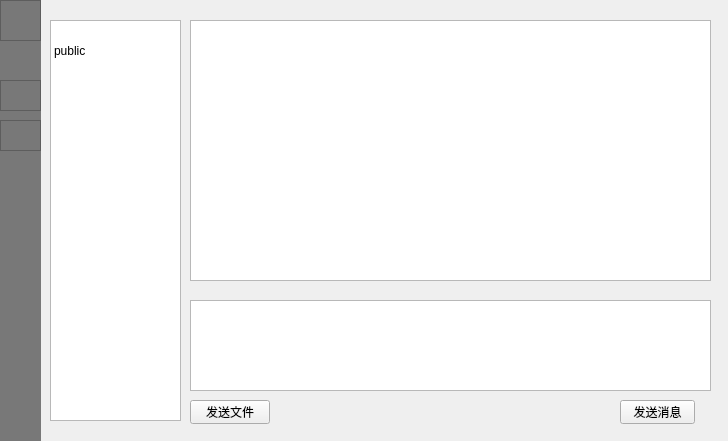
<?xml version="1.0" encoding="UTF-8"?>
<ui version="4.0">
 <class>ChatWindow</class>
 <widget class="QWidget" name="ChatWindow">
  <property name="geometry">
   <rect>
    <x>0</x>
    <y>0</y>
    <width>728</width>
    <height>441</height>
   </rect>
  </property>
  <property name="windowTitle">
   <string>Form</string>
  </property>
  <property name="windowIcon">
   <iconset resource="Resource.qrc">
    <normaloff>:/image/iron.png</normaloff>:/image/iron.png</iconset>
  </property>
  <widget class="QTextBrowser" name="textBrowser">
   <property name="geometry">
    <rect>
     <x>190</x>
     <y>20</y>
     <width>521</width>
     <height>261</height>
    </rect>
   </property>
  </widget>
  <widget class="QTextEdit" name="sendEdit">
   <property name="geometry">
    <rect>
     <x>190</x>
     <y>300</y>
     <width>521</width>
     <height>91</height>
    </rect>
   </property>
  </widget>
  <widget class="QPushButton" name="sendmsgbut">
   <property name="geometry">
    <rect>
     <x>620</x>
     <y>400</y>
     <width>75</width>
     <height>24</height>
    </rect>
   </property>
   <property name="text">
    <string>发送消息</string>
   </property>
  </widget>
  <widget class="QListWidget" name="listWidget">
   <property name="geometry">
    <rect>
     <x>50</x>
     <y>20</y>
     <width>131</width>
     <height>401</height>
    </rect>
   </property>
   <property name="styleSheet">
    <string notr="true">QListView::item {
    height: 60px;
}
QListView {
	font: 25 9pt &quot;Microsoft YaHei&quot;;
}
QListView::item:hover {
	background-color: transparent;
	padding: 10px;
	border-left: 3px solid rgb(130, 130, 130);
}
QListView::item:selected {
	background-color: rgb(130, 130, 230);
	color: black;
	padding: 10px;
	border-left: 3px solid black;
}</string>
   </property>
   <item>
    <property name="text">
     <string>public</string>
    </property>
   </item>
  </widget>
  <widget class="QPushButton" name="sendfile">
   <property name="geometry">
    <rect>
     <x>190</x>
     <y>400</y>
     <width>80</width>
     <height>24</height>
    </rect>
   </property>
   <property name="text">
    <string>发送文件</string>
   </property>
  </widget>
  <widget class="QWidget" name="ctrl" native="true">
   <property name="geometry">
    <rect>
     <x>0</x>
     <y>0</y>
     <width>41</width>
     <height>441</height>
    </rect>
   </property>
   <property name="styleSheet">
    <string notr="true">background-color: rgb(120, 120, 120);</string>
   </property>
   <widget class="QFrame" name="frame">
    <property name="geometry">
     <rect>
      <x>0</x>
      <y>0</y>
      <width>41</width>
      <height>41</height>
     </rect>
    </property>
    <property name="styleSheet">
     <string notr="true">image: url(:/image/head.png);</string>
    </property>
    <property name="frameShape">
     <enum>QFrame::StyledPanel</enum>
    </property>
    <property name="frameShadow">
     <enum>QFrame::Raised</enum>
    </property>
   </widget>
   <widget class="QFrame" name="frame_2">
    <property name="geometry">
     <rect>
      <x>0</x>
      <y>80</y>
      <width>41</width>
      <height>31</height>
     </rect>
    </property>
    <property name="styleSheet">
     <string notr="true">image: url(:/image/chat.png);</string>
    </property>
    <property name="frameShape">
     <enum>QFrame::StyledPanel</enum>
    </property>
    <property name="frameShadow">
     <enum>QFrame::Raised</enum>
    </property>
   </widget>
   <widget class="QFrame" name="frame_3">
    <property name="geometry">
     <rect>
      <x>0</x>
      <y>120</y>
      <width>41</width>
      <height>31</height>
     </rect>
    </property>
    <property name="styleSheet">
     <string notr="true">image: url(:/image/file.png);</string>
    </property>
    <property name="frameShape">
     <enum>QFrame::StyledPanel</enum>
    </property>
    <property name="frameShadow">
     <enum>QFrame::Raised</enum>
    </property>
   </widget>
  </widget>
 </widget>
 <resources>
  <include location="Resource.qrc"/>
 </resources>
 <connections/>
</ui>
